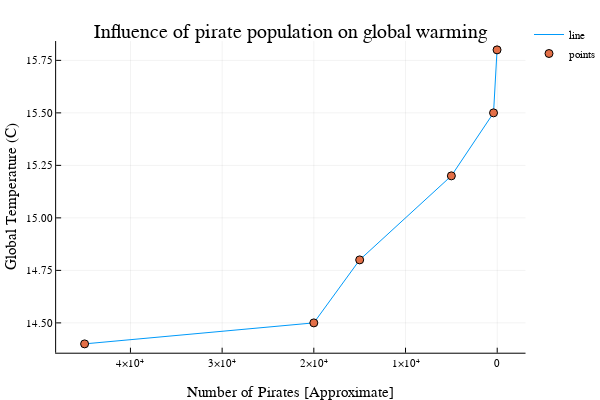

Here is the notebook cell this chart was saved with:
### Code cell
plot(numpirates, globaltemperatures, label="line")
scatter!(numpirates, globaltemperatures, label="points")

xlabel!("Number of Pirates [Approximate]")
ylabel!("Global Temperature (C)")
title!("Influence of pirate population on global warming")
xflip!()

### Figure 1 — Plotly figure (JSON) as saved in the notebook; plotly's stock layout.template omitted (floating-point values rounded to 4 significant figures)
{"data": [{"colorbar": {"title": ""}, "line": {"color": "rgba(0, 154, 250, 1.000)", "dash": "solid", "shape": "linear", "width": 1}, "mode": "lines", "name": "line", "showlegend": true, "type": "scatter", "x": [45000, 20000, 15000, 5000, 400, 17], "xaxis": "x1", "y": [14.4, 14.5, 14.8, 15.2, 15.5, 15.8], "yaxis": "y1"}, {"colorbar": {"title": ""}, "marker": {"color": ["rgba(227, 111, 71, 1.000)", "rgba(227, 111, 71, 1.000)", "rgba(227, 111, 71, 1.000)", "rgba(227, 111, 71, 1.000)", "rgba(227, 111, 71, 1.000)", "rgba(227, 111, 71, 1.000)"], "line": {"color": ["rgba(0, 0, 0, 1.000)", "rgba(0, 0, 0, 1.000)", "rgba(0, 0, 0, 1.000)", "rgba(0, 0, 0, 1.000)", "rgba(0, 0, 0, 1.000)", "rgba(0, 0, 0, 1.000)"], "width": 1}, "size": 8, "symbol": "circle"}, "mode": "markers", "name": "points", "showlegend": true, "type": "scatter", "x": [45000, 20000, 15000, 5000, 400, 17], "xaxis": "x1", "y": [14.4, 14.5, 14.8, 15.2, 15.5, 15.8], "yaxis": "y1"}], "layout": {"annotations": [{"font": {"color": "rgba(0, 0, 0, 1.000)", "family": "sans-serif", "size": 20}, "rotation": 0, "showarrow": false, "text": "Influence of pirate population on global warming", "x": 0.5498, "xanchor": "center", "xref": "paper", "y": 1, "yanchor": "top", "yref": "paper"}], "height": 400, "legend": {"bgcolor": "rgba(255, 255, 255, 1.000)", "bordercolor": "rgba(0, 0, 0, 1.000)", "font": {"color": "rgba(0, 0, 0, 1.000)", "family": "sans-serif", "size": 11}, "x": 1, "y": 1}, "margin": {"b": 20, "l": 0, "r": 0, "t": 20}, "paper_bgcolor": "rgba(255, 255, 255, 1.000)", "plot_bgcolor": "rgba(255, 255, 255, 1.000)", "showlegend": true, "width": 600, "xaxis1": {"anchor": "y1", "autorange": "reversed", "domain": [0.1061, 0.9934], "gridcolor": "rgba(0, 0, 0, 0.100)", "gridwidth": 0.5, "linecolor": "rgba(0, 0, 0, 1.000)", "mirror": false, "range": [-1332.0, 46350.0], "showgrid": true, "showline": true, "showticklabels": true, "tickangle": 0, "tickcolor": "rgb(0, 0, 0)", "tickfont": {"color": "rgba(0, 0, 0, 1.000)", "family": "sans-serif", "size": 11}, "tickmode": "array", "ticks": "inside", "ticktext": ["0", "1×10⁴", "2×10⁴", "3×10⁴", "4×10⁴"], "tickvals": [0, 10000, 20000, 30000, 40000], "title": "Number of Pirates [Approximate]", "titlefont": {"color": "rgba(0, 0, 0, 1.000)", "family": "sans-serif", "size": 15}, "type": "-", "visible": true, "zeroline": false, "zerolinecolor": "rgba(0, 0, 0, 1.000)"}, "yaxis1": {"anchor": "x1", "domain": [0.07581, 0.9415], "gridcolor": "rgba(0, 0, 0, 0.100)", "gridwidth": 0.5, "linecolor": "rgba(0, 0, 0, 1.000)", "mirror": false, "range": [14.36, 15.84], "showgrid": true, "showline": true, "showticklabels": true, "tickangle": 0, "tickcolor": "rgb(0, 0, 0)", "tickfont": {"color": "rgba(0, 0, 0, 1.000)", "family": "sans-serif", "size": 11}, "tickmode": "array", "ticks": "inside", "ticktext": ["14.50", "14.75", "15.00", "15.25", "15.50", "15.75"], "tickvals": [14.5, 14.75, 15, 15.25, 15.5, 15.75], "title": "Global Temperature (C)", "titlefont": {"color": "rgba(0, 0, 0, 1.000)", "family": "sans-serif", "size": 15}, "type": "-", "visible": true, "zeroline": false, "zerolinecolor": "rgba(0, 0, 0, 1.000)"}}}
